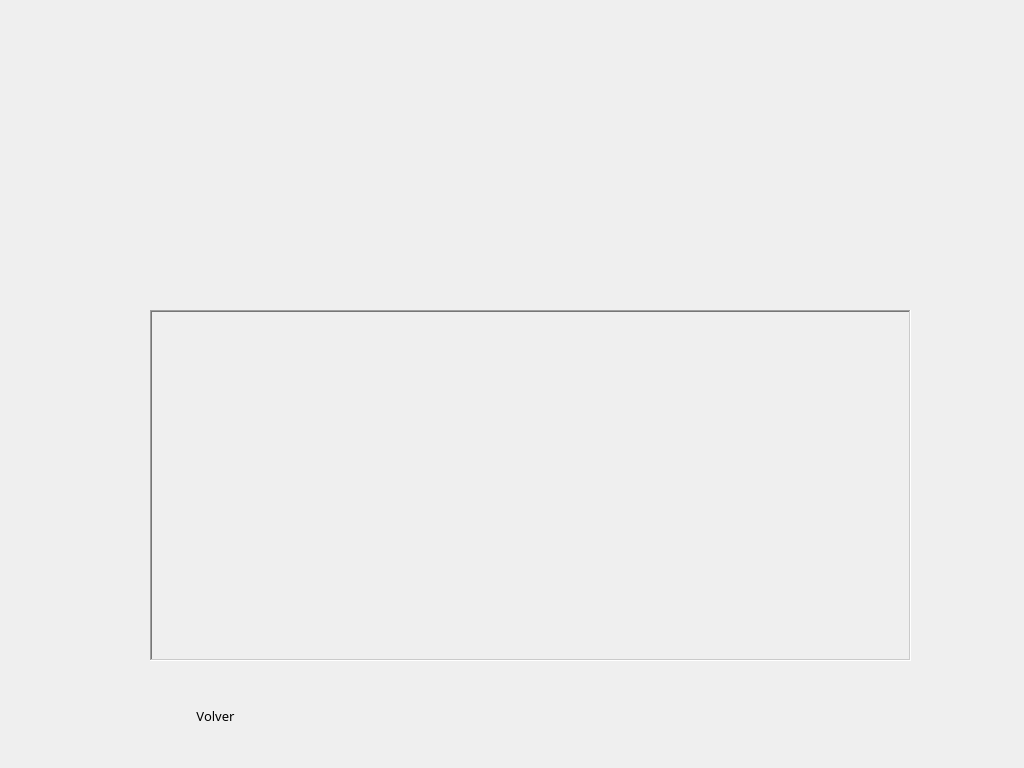
<?xml version="1.0" encoding="UTF-8"?>
<ui version="4.0">
 <class>Ventana</class>
 <widget class="QDialog" name="Ventana">
  <property name="geometry">
   <rect>
    <x>0</x>
    <y>0</y>
    <width>1024</width>
    <height>768</height>
   </rect>
  </property>
  <property name="minimumSize">
   <size>
    <width>1024</width>
    <height>768</height>
   </size>
  </property>
  <property name="maximumSize">
   <size>
    <width>1024</width>
    <height>768</height>
   </size>
  </property>
  <property name="sizeIncrement">
   <size>
    <width>1024</width>
    <height>768</height>
   </size>
  </property>
  <property name="baseSize">
   <size>
    <width>1024</width>
    <height>768</height>
   </size>
  </property>
  <property name="windowTitle">
   <string>Todas las habitaciones que tiene el hotel</string>
  </property>
  <widget class="QLabel" name="fondo_mostrar_habitaciones">
   <property name="geometry">
    <rect>
     <x>0</x>
     <y>0</y>
     <width>1031</width>
     <height>771</height>
    </rect>
   </property>
   <property name="autoFillBackground">
    <bool>false</bool>
   </property>
   <property name="text">
    <string/>
   </property>
   <property name="pixmap">
    <pixmap>new_res_fondo_md1.png</pixmap>
   </property>
   <property name="scaledContents">
    <bool>true</bool>
   </property>
  </widget>
  <widget class="QScrollArea" name="area_scroll">
   <property name="geometry">
    <rect>
     <x>150</x>
     <y>310</y>
     <width>761</width>
     <height>351</height>
    </rect>
   </property>
   <property name="frameShape">
    <enum>QFrame::WinPanel</enum>
   </property>
   <property name="frameShadow">
    <enum>QFrame::Sunken</enum>
   </property>
   <property name="widgetResizable">
    <bool>true</bool>
   </property>
   <widget class="QWidget" name="contenido_scroll">
    <property name="geometry">
     <rect>
      <x>0</x>
      <y>0</y>
      <width>757</width>
      <height>347</height>
     </rect>
    </property>
    <widget class="QListWidget" name="lista_habitaciones">
     <property name="geometry">
      <rect>
       <x>10</x>
       <y>10</y>
       <width>731</width>
       <height>311</height>
      </rect>
     </property>
     <property name="font">
      <font>
       <family>Century Gothic</family>
       <pointsize>12</pointsize>
       <weight>50</weight>
       <italic>false</italic>
       <bold>false</bold>
      </font>
     </property>
     <property name="styleSheet">
      <string notr="true">QWidget {
    font: 12pt &quot;Century Gothic&quot;;
    background: transparent;
    border: none;
}

QLabel {
    font-weight: bold;  /* Aplica negrita a todos los QLabel */
}

QListWidget::item:hover {
    background-color: #90EE90;  /* Verde claro */
}

QListWidget::item:selected {
    background-color: #008000;  /* Verde oscuro */
    color: white;  /* Texto blanco */
}

</string>
     </property>
    </widget>
   </widget>
  </widget>
  <widget class="QPushButton" name="volver_btn">
   <property name="geometry">
    <rect>
     <x>120</x>
     <y>690</y>
     <width>191</width>
     <height>51</height>
    </rect>
   </property>
   <property name="font">
    <font>
     <family>Century Gothic</family>
     <pointsize>10</pointsize>
    </font>
   </property>
   <property name="styleSheet">
    <string notr="true">QPushButton {
    background: transparent;
    border: none;
}
</string>
   </property>
   <property name="text">
    <string>Volver</string>
   </property>
  </widget>
 </widget>
 <resources/>
 <connections/>
</ui>
